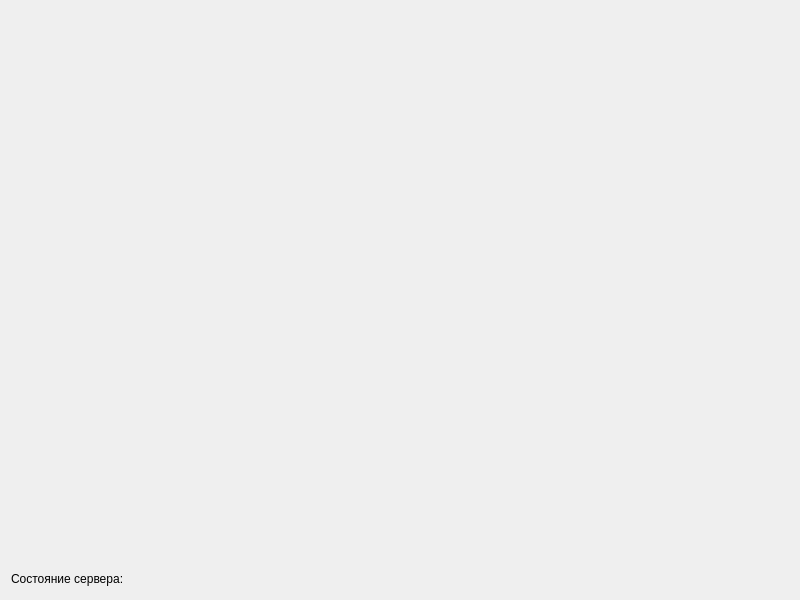
<?xml version="1.0" encoding="UTF-8"?>
<ui version="4.0">
 <class>Widget</class>
 <widget class="QWidget" name="Widget">
  <property name="geometry">
   <rect>
    <x>0</x>
    <y>0</y>
    <width>800</width>
    <height>600</height>
   </rect>
  </property>
  <property name="windowTitle">
   <string>ARMO_Server</string>
  </property>
  <layout class="QGridLayout" name="gridLayout">
   <item row="0" column="0" colspan="2">
    <widget class="QLabel" name="label_image">
     <property name="text">
      <string/>
     </property>
    </widget>
   </item>
   <item row="1" column="0">
    <widget class="QLabel" name="label">
     <property name="maximumSize">
      <size>
       <width>151</width>
       <height>20</height>
      </size>
     </property>
     <property name="text">
      <string>Состояние сервера:</string>
     </property>
    </widget>
   </item>
   <item row="1" column="1">
    <widget class="QLabel" name="label_server_status">
     <property name="text">
      <string/>
     </property>
    </widget>
   </item>
  </layout>
 </widget>
 <resources/>
 <connections/>
</ui>
